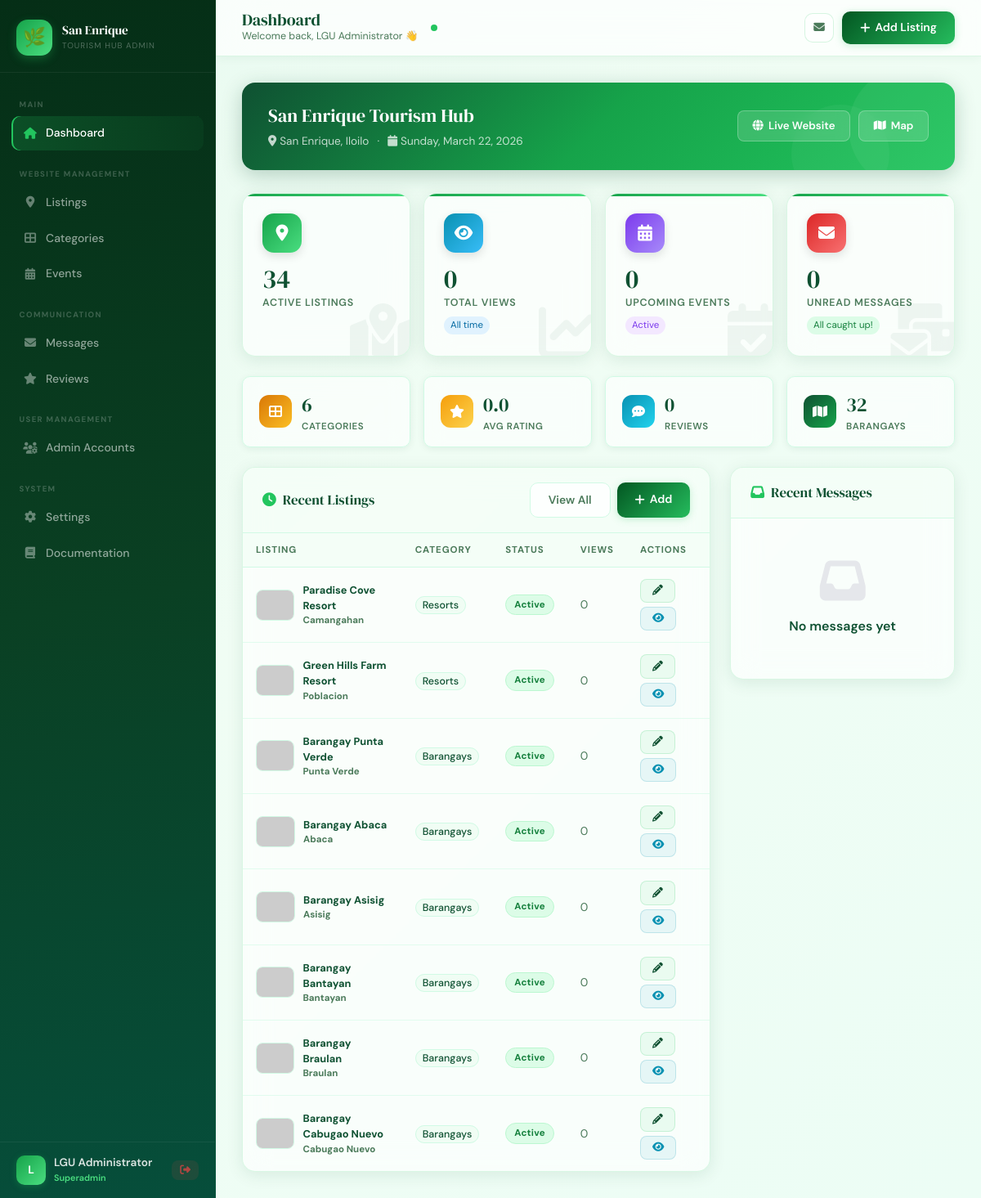
Page /admin/dashboard.php (signed in) on the earlier database version.
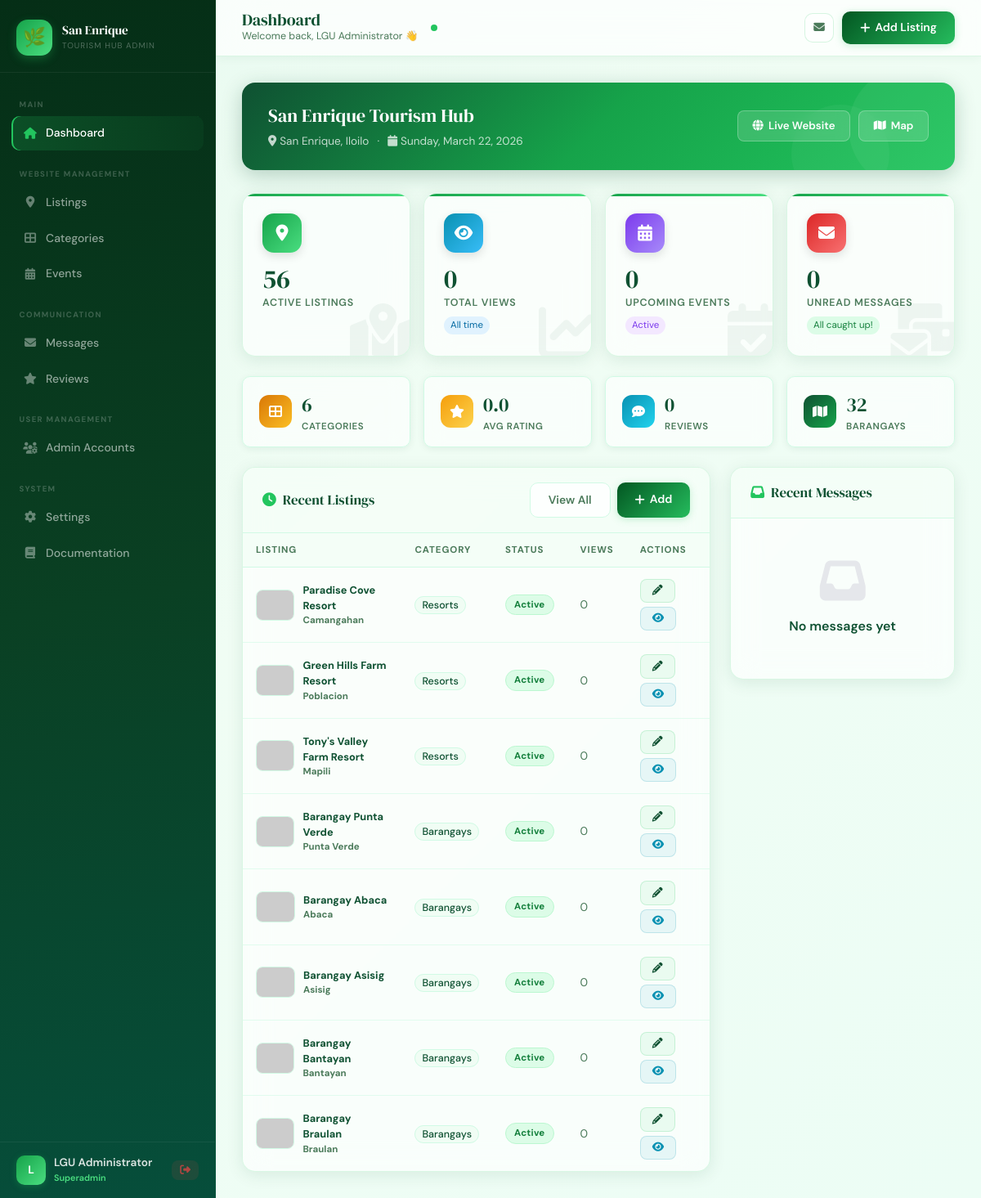
Same page on the later database version.
### tables this page shows
CREATE TABLE IF NOT EXISTS listings (
    id INT AUTO_INCREMENT PRIMARY KEY,
    category_id INT NOT NULL,
    name VARCHAR(200) NOT NULL,
    slug VARCHAR(200) NOT NULL UNIQUE,
    description TEXT,
    address TEXT,
    barangay VARCHAR(100),
    contact VARCHAR(100),
    email VARCHAR(150),
    website VARCHAR(255),
    latitude DECIMAL(10, 8),
    longitude DECIMAL(11, 8),
    featured_image VARCHAR(500),
    gallery TEXT,
    video VARCHAR(512) DEFAULT '',
    operating_hours VARCHAR(255),
    entrance_fee VARCHAR(100),
    amenities TEXT,
    status ENUM('active','inactive','pending') DEFAULT 'active',
    is_featured TINYINT(1) DEFAULT 0,
    views INT DEFAULT 0,
    rating DECIMAL(3,2) DEFAULT 0.00,
    created_at TIMESTAMP DEFAULT CURRENT_TIMESTAMP,
    updated_at TIMESTAMP DEFAULT CURRENT_TIMESTAMP ON UPDATE CURRENT_TIMESTAMP,
    FOREIGN KEY (category_id) REFERENCES categories(id) ON DELETE CASCADE
);

CREATE TABLE IF NOT EXISTS categories (
    id INT AUTO_INCREMENT PRIMARY KEY,
    name VARCHAR(100) NOT NULL,
    slug VARCHAR(100) NOT NULL UNIQUE,
    icon VARCHAR(50) DEFAULT 'fas fa-map-marker-alt',
    color VARCHAR(20) DEFAULT '#2d6a4f',
    created_at TIMESTAMP DEFAULT CURRENT_TIMESTAMP
);

### includes/functions.php (called while the page is built, shortened)
<?php
function getStats()
{
    $db = getDB();
    $stats = [];
    $stats['listings'] = $db->query("SELECT COUNT(*) as c FROM listings WHERE status='active'")->fetch_assoc()['c'];
    $stats['categories'] = $db->query("SELECT COUNT(*) as c FROM categories")->fetch_assoc()['c'];
    $stats['events'] = $db->query("SELECT COUNT(*) as c FROM events WHERE status='active'")->fetch_assoc()['c'];
    $stats['barangays'] = $db->query("SELECT COUNT(DISTINCT barangay) as c FROM listings WHERE status='active'")->fetch_assoc()['c'];
    return $stats;
}
?>

### admin/dashboard.php (the view, shortened to what the changed rows need)
<?php
require_once '../includes/functions.php';
$stats = getStats();
$db = getDB();
$recentListings = $db->query("SELECT l.*, c.name as cat_name FROM listings l JOIN categories c ON l.category_id = c.id ORDER BY l.created_at DESC LIMIT 8")->fetch_all(MYSQLI_ASSOC);
?>
<!DOCTYPE html>
<html lang="en">
<head>
  <link rel="stylesheet" href="https://cdnjs.cloudflare.com/ajax/libs/font-awesome/6.4.0/css/all.min.css">
  <link href="https://cdn.jsdelivr.net/npm/bootstrap@5.3.0/dist/css/bootstrap.min.css" rel="stylesheet">
  <link rel="stylesheet" href="../assets/css/admin.css">
</head>
<body>
<div class="admin-content">
  <div class="admin-main">
    <div class="row g-3 mb-4">
      <div class="col-6 col-md-3">
        <div class="dash-stat-card">
          <div class="stat-icon stat-icon-green">
            <i class="fas fa-map-marker-alt"></i>
          </div>
          <div class="stat-value"><?= number_format($stats['listings']) ?></div>
          <div class="stat-name">Active Listings</div>
          <i class="fas fa-map-marked-alt stat-bg-icon"></i>
        </div>
      </div>
    </div>
    <div class="row g-4">
      <div class="col-lg-8">
        <div class="admin-table-wrap">
          <div class="table-scroll">
            <table class="admin-table">
              <thead>
                <tr>
                  <th>Listing</th>
                  <th>Category</th>
                  <th>Status</th>
                  <th>Views</th>
                  <th>Actions</th>
                </tr>
              </thead>
              <tbody>
                <?php foreach ($recentListings as $listing): ?>
                <tr>
                  <td>
                    <div class="listing-info">
                      <img src="<?= $listing['featured_image'] ?: 'https://placehold.co/48x38/dcfce7/0f5132?text=?' ?>"
                           class="listing-thumb" alt=""
                           onerror="this.src='https://placehold.co/48x38/dcfce7/0f5132?text=?'">
                      <div class="listing-info-text">
                        <div class="listing-name"><?= htmlspecialchars($listing['name']) ?></div>
                        <div class="listing-slug"><?= htmlspecialchars($listing['barangay'] ?: 'N/A') ?></div>
                      </div>
                    </div>
                  </td>
                  <td>
                    <span class="tag-pill"><?= htmlspecialchars($listing['cat_name']) ?></span>
                  </td>
                  <td><span class="status-badge <?= $listing['status'] ?>"><?= ucfirst($listing['status']) ?></span></td>
                  <td class="td-small"><?= number_format($listing['views']) ?></td>
                  <td>
                    <div class="table-actions">
                      <a href="listings.php?action=edit&id=<?= $listing['id'] ?>" class="btn-admin-edit btn-sm">
                        <i class="fas fa-pencil-alt"></i>
                      </a>
                      <a href="listing_view.php?slug=<?= urlencode($listing['slug']) ?>" class="btn-admin-view btn-sm">
                        <i class="fas fa-eye"></i>
                      </a>
                    </div>
                  </td>
                </tr>
                <?php endforeach; ?>
              </tbody>
            </table>
          </div>
        </div>
      </div>
    </div>
  </div>
</div>
</body>
</html>

Differences in the rows shown:
no longer on this page (row unchanged): listings: name "Barangay Cabugao Nuevo", barangay "Cabugao Nuevo", category.name "Barangays", status "Active", views "0"
added listings: name "Tony's Valley Farm Resort", barangay "Mapili", category.name "Resorts", status "Active", views "0"
Other differences:
$stats['listings']: "34" → "56"
